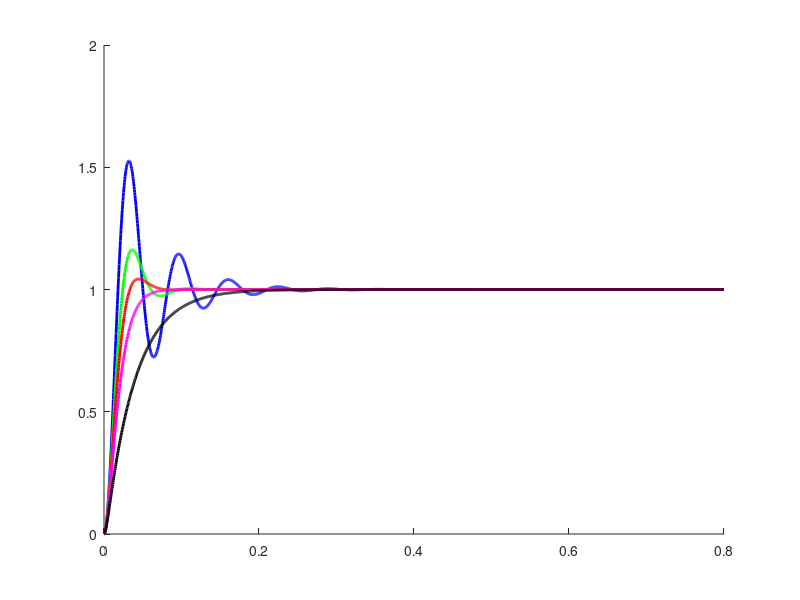

MATLAB code to generate this figure: (Note: this script raises an error after producing the figure.)
%% ANÁLISIS ADICIONAL: RESPUESTA A DIFERENTES ENTRADAS Y PARÁMETROS
% Extensión de la tarea: Análisis de sensibilidad de parámetros
%
% Se analiza cómo cambia la respuesta del circuito RLC al variar
% el factor de amortiguamiento (resistencia R).

clc; clear; close all;

fprintf('=======================================================\n');
fprintf('  ANÁLISIS DE SENSIBILIDAD - VARIACIÓN DE AMORTIGUAMIENTO\n');
fprintf('=======================================================\n\n');

L = 0.1;      % H
C = 0.001;    % F
wn = 1/sqrt(L*C);

fprintf('Parámetros fijos:\n');
fprintf('  L = %.3f H,  C = %.4f F\n', L, C);
fprintf('  ωn = %.2f rad/s\n\n', wn);

% Valores de R que dan distintos factores de amortiguamiento
zeta_values = [0.2, 0.5, 0.707, 1.0, 2.0];
R_values = 2 * zeta_values * sqrt(L/C);

t = linspace(0, 0.8, 2000);

%% --- Figura 1: Respuesta al escalón para distintos zeta ---
figure(1);
colores = {'b', 'g', 'r', 'm', 'k'};
hold on;

for i = 1:length(zeta_values)
    R = R_values(i);
    num_i = [1/(L*C)];
    den_i = [1, R/L, 1/(L*C)];
    H_i   = tf(num_i, den_i);
    [y_i, t_i] = step(H_i, t);
    plot(t_i, y_i, colores{i}, 'LineWidth', 2);
end

yline(1, 'k--', 'Referencia', 'LineWidth', 1, ...
      'LabelHorizontalAlignment', 'left');
grid on;
xlabel('Tiempo [s]', 'FontSize', 12);
ylabel('Vc [V]', 'FontSize', 12);
title('Respuesta al Escalón - Diferentes Factores de Amortiguamiento', 'FontSize', 13);

leyendas = arrayfun(@(z, R) sprintf('ζ = %.3f (R=%.1fΩ)', z, R), ...
                    zeta_values, R_values, 'UniformOutput', false);
legend(leyendas, 'Location', 'best', 'FontSize', 9);
hold off;

%% --- Figura 2: Lugar de las raíces para variación de R ---
figure(2);
% Usamos el sistema de lazo cerrado con K variable equivalente a R/L
% Definir sistema base y trazar lugar de raíces
num_base = [1/(L*C)];
den_base = [1, 0, 1/(L*C)];  % s^2 + wn^2 (sin amortiguamiento)
H_base   = tf(num_base, den_base);

rlocus(tf([1 0], [1, 0, 1/(L*C)]));
grid on;
title('Lugar de las Raíces (variando R/L)', 'FontSize', 13);
xlabel('Parte Real', 'FontSize', 12);
ylabel('Parte Imaginaria', 'FontSize', 12);

%% --- Figura 3: Respuesta a señal senoidal ---
R = 10;  % Valor nominal
num = [1/(L*C)];
den = [1, R/L, 1/(L*C)];
H   = tf(num, den);
sys_ss = ss(H);

% Entrada senoidal a frecuencia natural
t_sin  = linspace(0, 0.5, 5000);
f_ent  = wn / (2*pi);                % Frecuencia de la entrada [Hz]
u_sin  = sin(wn * t_sin);            % Señal senoidal en ωn
[y_sin, ~, ~] = lsim(H, u_sin, t_sin);

figure(3);
plot(t_sin, u_sin, 'b--', 'LineWidth', 1.5); hold on;
plot(t_sin, y_sin, 'r-', 'LineWidth', 2);
grid on;
xlabel('Tiempo [s]', 'FontSize', 12);
ylabel('Amplitud [V]', 'FontSize', 12);
title(sprintf('Respuesta a Entrada Senoidal en ωn = %.1f rad/s', wn), 'FontSize', 13);
legend({'Entrada vi(t)', 'Salida Vc(t)'}, 'Location', 'best');
hold off;

%% --- Figura 4: Respuesta al impulso ---
figure(4);
impulse(H);
grid on;
title('Respuesta al Impulso - Circuito RLC Serie', 'FontSize', 13);
xlabel('Tiempo [s]', 'FontSize', 12);
ylabel('Vc [V]', 'FontSize', 12);

%% Tabla de métricas por valor de R
fprintf('Tabla de métricas por factor de amortiguamiento:\n');
fprintf('%-8s %-8s %-10s %-12s %-10s %-10s\n', ...
        'R [Ω]', 'ζ', 'Tp [ms]', 'Sobrepico%', 'Ts [ms]', 'Tr [ms]');
fprintf('%s\n', repmat('-', 1, 65));

for i = 1:length(zeta_values)
    R = R_values(i);
    num_i = [1/(L*C)];
    den_i = [1, R/L, 1/(L*C)];
    H_i   = tf(num_i, den_i);
    info  = stepinfo(H_i);
    fprintf('%-8.2f %-8.3f %-10.2f %-12.2f %-10.2f %-10.2f\n', ...
            R, zeta_values(i), ...
            info.PeakTime*1000, info.Overshoot, ...
            info.SettlingTime*1000, info.RiseTime*1000);
end

fprintf('\nAnálisis completado.\n');
